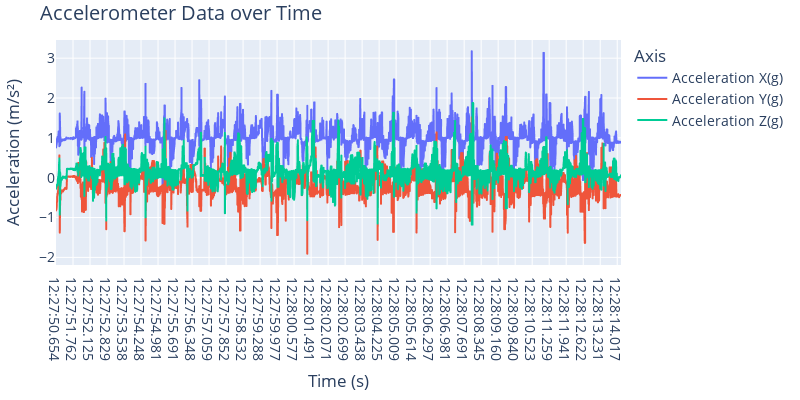

Notebook code for this chart:
### Code cell
import plotly.express as px
df_melted = df.melt(id_vars='Time', value_vars=['Acceleration X(g)','Acceleration Y(g)','Acceleration Z(g)'], 
                    var_name='Axis', value_name='Acceleration')

# Plot using plotly.express
fig = px.line(df_melted, x='Time', y='Acceleration', color='Axis', 
              title='Accelerometer Data over Time',
              labels={'Acceleration': 'Acceleration (m/s²)', 'Time': 'Time (s)'})

x_range = [0.0,1.0]  # Zoom into the time interval from 0.02s to 0.08s
y_range = [-0.003, 0.005]  # Zoom into the acceleration range from -0.003 to 0.005 m/s²

fig.update_layout(
    width=800,  # Set width of the plot
    height=400,  # Set height of the plot
    margin=dict(l=40, r=40, t=40, b=40),  # Adjust margins to make the plot clearer
    font=dict(size=14)  # Set font size for better readability
)
""" fig = px.line(acceleration, x="Time", 
              y=['Acceleration X(g)','Acceleration Y(g)','Acceleration Z(g)'], 
              title="Acceleration data over time") """
fig.show()

### Figure 1 — Plotly figure (JSON) as saved in the notebook; plotly's stock layout.template omitted (floating-point values rounded to 4 significant figures; data arrays with more than 128 entries replaced by an {"elided": "..."} marker saying what was removed)
{"data": [{"hovertemplate": "Axis=Acceleration X(g)<br>Time (s)=%{x}<br>Acceleration (m/s²)=%{y}<extra></extra>", "legendgroup": "Acceleration X(g)", "line": {"color": "#636efa", "dash": "solid"}, "marker": {"symbol": "circle"}, "mode": "lines", "name": "Acceleration X(g)", "showlegend": true, "type": "scattergl", "x": {"elided": "3528 str values"}, "xaxis": "x", "y": {"elided": "3528 float values"}, "yaxis": "y"}, {"hovertemplate": "Axis=Acceleration Y(g)<br>Time (s)=%{x}<br>Acceleration (m/s²)=%{y}<extra></extra>", "legendgroup": "Acceleration Y(g)", "line": {"color": "#EF553B", "dash": "solid"}, "marker": {"symbol": "circle"}, "mode": "lines", "name": "Acceleration Y(g)", "showlegend": true, "type": "scattergl", "x": {"elided": "3528 str values"}, "xaxis": "x", "y": {"elided": "3528 float values"}, "yaxis": "y"}, {"hovertemplate": "Axis=Acceleration Z(g)<br>Time (s)=%{x}<br>Acceleration (m/s²)=%{y}<extra></extra>", "legendgroup": "Acceleration Z(g)", "line": {"color": "#00cc96", "dash": "solid"}, "marker": {"symbol": "circle"}, "mode": "lines", "name": "Acceleration Z(g)", "showlegend": true, "type": "scattergl", "x": {"elided": "3528 str values"}, "xaxis": "x", "y": {"elided": "3528 float values"}, "yaxis": "y"}], "layout": {"font": {"size": 14}, "height": 400, "legend": {"title": {"text": "Axis"}, "tracegroupgap": 0}, "margin": {"b": 40, "l": 40, "r": 40, "t": 40}, "title": {"text": "Accelerometer Data over Time"}, "width": 800, "xaxis": {"anchor": "y", "domain": [0, 1], "title": {"text": "Time (s)"}}, "yaxis": {"anchor": "x", "domain": [0, 1], "title": {"text": "Acceleration (m/s²)"}}}}
